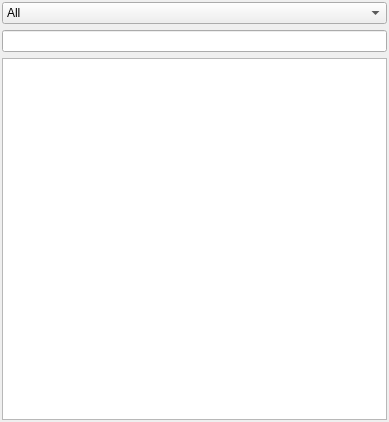
<?xml version="1.0" encoding="UTF-8"?>
<ui version="4.0">
 <class>EntityList</class>
 <widget class="QDockWidget" name="EntityList">
  <property name="geometry">
   <rect>
    <x>0</x>
    <y>0</y>
    <width>389</width>
    <height>422</height>
   </rect>
  </property>
  <property name="windowTitle">
   <string>Entity list</string>
  </property>
  <widget class="QWidget" name="dockWidgetContents">
   <layout class="QVBoxLayout" name="verticalLayout">
    <property name="leftMargin">
     <number>2</number>
    </property>
    <property name="topMargin">
     <number>2</number>
    </property>
    <property name="rightMargin">
     <number>2</number>
    </property>
    <property name="bottomMargin">
     <number>2</number>
    </property>
    <item>
     <widget class="QComboBox" name="comboBox">
      <item>
       <property name="text">
        <string>All</string>
       </property>
      </item>
      <item>
       <property name="text">
        <string>Animable</string>
       </property>
      </item>
      <item>
       <property name="text">
        <string>Camera</string>
       </property>
      </item>
      <item>
       <property name="text">
        <string>Mesh</string>
       </property>
      </item>
      <item>
       <property name="text">
        <string>Physics Box</string>
       </property>
      </item>
      <item>
       <property name="text">
        <string>Physics Mesh</string>
       </property>
      </item>
      <item>
       <property name="text">
        <string>Physics Heightfield</string>
       </property>
      </item>
      <item>
       <property name="text">
        <string>Script</string>
       </property>
      </item>
     </widget>
    </item>
    <item>
     <widget class="QLineEdit" name="nameFilterEdit"/>
    </item>
    <item>
     <widget class="QTreeView" name="entityList">
      <property name="dragEnabled">
       <bool>true</bool>
      </property>
      <property name="dragDropMode">
       <enum>QAbstractItemView::DragDrop</enum>
      </property>
      <property name="defaultDropAction">
       <enum>Qt::MoveAction</enum>
      </property>
      <property name="alternatingRowColors">
       <bool>true</bool>
      </property>
      <attribute name="headerVisible">
       <bool>false</bool>
      </attribute>
     </widget>
    </item>
   </layout>
  </widget>
 </widget>
 <resources/>
 <connections/>
</ui>
